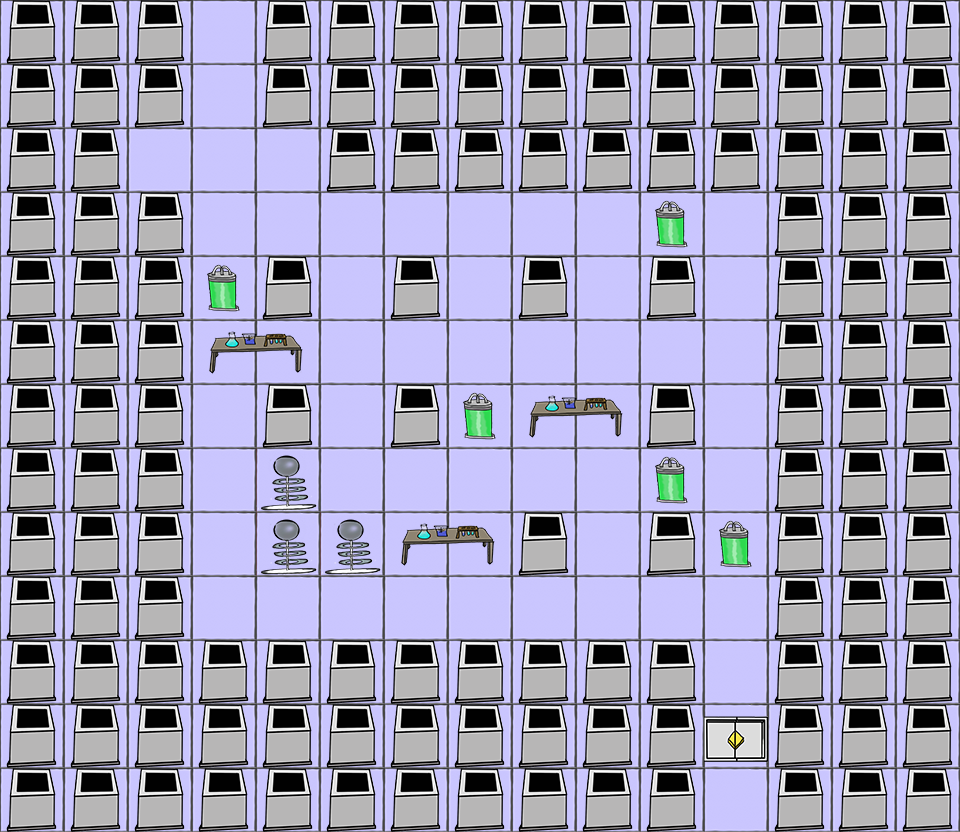

A 2D game scene composited from a Tiled map and its tileset images. What follows is a short description and the map's XML, with each tile layer's data collapsed to a summary:
An orthogonal 15x13 tile map with 64x64 px tiles, 2 tile layers (backgroundLayer, blockedLayer) and 19 objects (4x zombieS, 3x plate, 2x path, 2x door, 2x orbD, ...).

<map version="1.0" orientation="orthogonal" renderorder="right-down" width="15" height="13" tilewidth="64" tileheight="64" nextobjectid="150">
 <tileset firstgid="1" name="Tiles2" tilewidth="64" tileheight="64">
  <image source="Tiles/Tiles2.png" trans="00ff55" width="320" height="256" />
 </tileset>
 <layer name="backgroundLayer" width="15" height="13">
  <data>[195 cells, 195 non-empty, 1 distinct tile ids]</data>
 </layer>
 <layer name="blockedLayer" width="15" height="13">
  <data>[195 cells, 148 non-empty, 6 distinct tile ids]</data>
 </layer>
 <objectgroup name="objectsLayer">
  <object id="59" x="361.333" y="729.333" height="1.33333" />
  <object id="83" name="zombie" type="zombieS" x="384" y="320" width="60" height="60">
   <ellipse />
  </object>
  <object id="84" name="Z1" type="zombieM" x="576" y="320" width="60" height="60">
   <ellipse />
  </object>
  <object id="85" name="zombie" type="zombieS" x="320" y="256" width="60" height="60">
   <ellipse />
  </object>
  <object id="86" name="playerStart" type="playerStart" x="704" y="640" width="64" height="64">
   <ellipse />
  </object>
  <object id="87" name="zombie" type="zombieS" x="512" y="576" width="60" height="60">
   <ellipse />
  </object>
  <object id="97" name="Z1P1" type="path" x="448" y="320" width="64" height="64" />
  <object id="101" name="Z1P2" type="path" x="640" y="320" width="64" height="64" />
  <object id="110" name="door1" type="door" gid="12" x="576" y="576" width="64" height="64" />
  <object id="111" name="door2" type="door" gid="12" x="194" y="190" width="64" height="64" />
  <object id="112" name="orb3" type="orbD" gid="2" x="258" y="192" width="64" height="64" />
  <object id="113" name="orb2" type="orbD" gid="2" x="126" y="192" width="64" height="64" />
  <object id="114" name="plate1" type="plate" gid="17" x="190" y="444" width="64" height="64" />
  <object id="115" name="plate2" type="plate" gid="17" x="704" y="256" width="64" height="64" />
  <object id="116" name="plate3" type="plate" gid="17" x="704" y="512" width="64" height="64" />
  <object id="120" name="zombie" type="zombieS" x="320" y="384" width="60" height="60">
   <ellipse />
  </object>
  <object id="127" x="320" y="320" width="64" />
  <object id="141" name="killP" type="killPlayer" x="320" y="320" width="64" height="64" />
  <object id="144" name="killP" type="killPlayer" x="448" y="576" width="64" height="64" />
 </objectgroup>
</map>